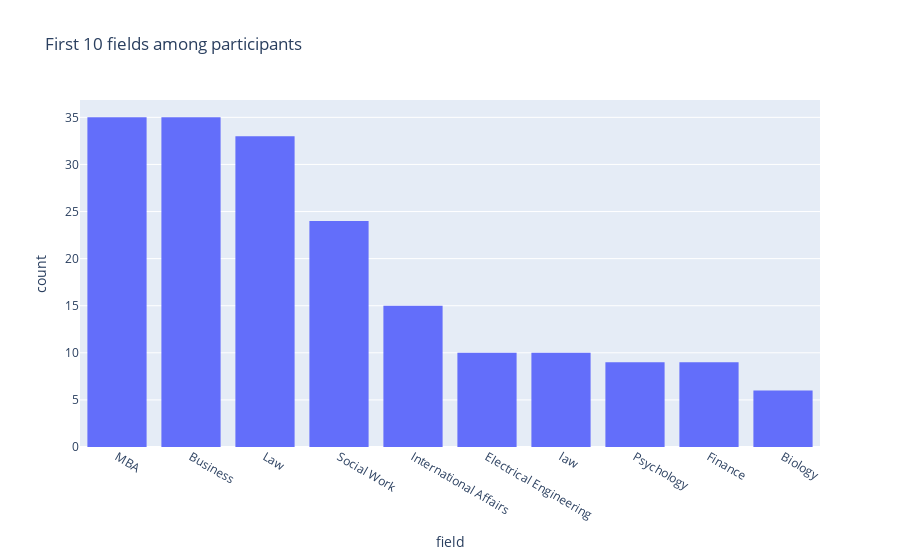

Source (notebook cell):
### Code cell
sorted_fields = participants['field'].value_counts().reset_index()
sorted_fields.columns = ['field', 'count']
sorted_fields = sorted_fields.sort_values(by='count', ascending=False)

fig = px.histogram(sorted_fields[:10], x='field', y='count', title='First 10 fields among participants') 
fig.update_layout(autosize=False)
fig.update_yaxes(title_text='count')
fig.show()

# The majority of participants are studying MBA / Business which may explain some older ages in the age distribution

### Figure 1 — Plotly figure (JSON) as saved in the notebook; plotly's stock layout.template omitted (floating-point values rounded to 4 significant figures)
{"data": [{"alignmentgroup": "True", "bingroup": "x", "histfunc": "sum", "hovertemplate": "field=%{x}<br>sum of count=%{y}<extra></extra>", "legendgroup": "", "marker": {"color": "#636efa", "pattern": {"shape": ""}}, "name": "", "offsetgroup": "", "orientation": "v", "showlegend": false, "type": "histogram", "x": ["MBA", "Business", "Law", "Social Work", "International Affairs", "Electrical Engineering", "law", "Psychology", "Finance", "Biology"], "xaxis": "x", "y": [35, 35, 33, 24, 15, 10, 10, 9, 9, 6], "yaxis": "y"}], "layout": {"autosize": false, "barmode": "relative", "legend": {"tracegroupgap": 0}, "title": {"text": "First 10 fields among participants"}, "xaxis": {"anchor": "y", "domain": [0, 1], "title": {"text": "field"}}, "yaxis": {"anchor": "x", "domain": [0, 1], "title": {"text": "count"}}}}
